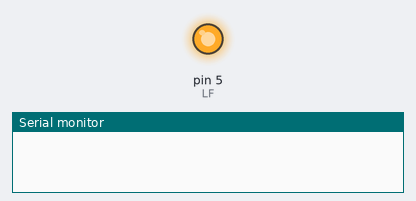
Bench run of a sketch on a simulated Arduino Uno, built with avr-gcc and run on an emulated ATmega328P. Parts: output pins drawn as LEDs (lit = HIGH), the last lines printed to the serial monitor.

Above: at 2.5 s.
At 7.5 s:
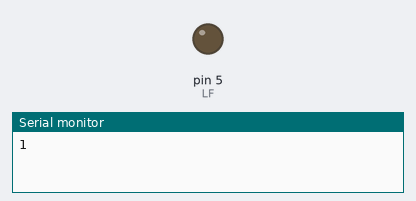
Timing chart, 0 to 13.0 s (numbered marks = the images above):
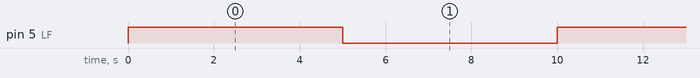

The sketch:

driver_01.ino
```cpp
//Four Motors
int LF = 5;

void setup()  {
  Serial.begin(9600);
}

void loop()  {

  analogWrite(LF, 255);
  delay(5000);
  Serial.println(HIGH);
  analogWrite(LF, 0);
  delay(5000);
  Serial.println(LOW);

}
```

Measured:
- by itself, pin 5 (LF): alternates HIGH for 5.0 s and LOW for 5.0 s
